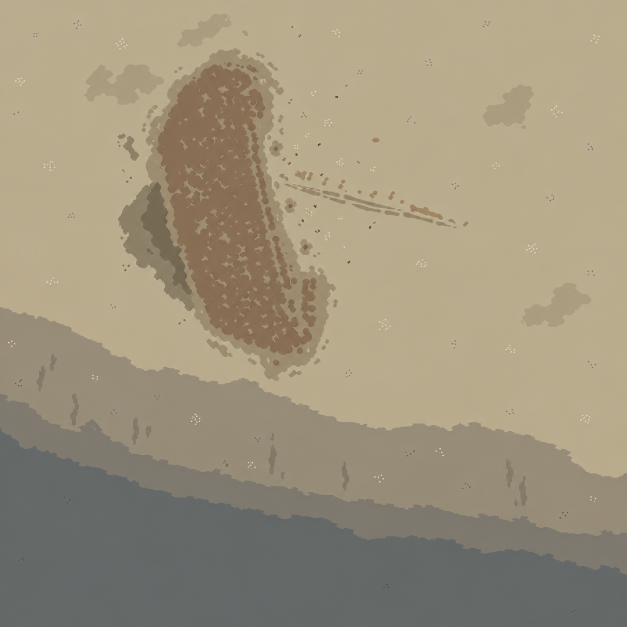
#> input picture salvage/game/素材/地-沉船场地/work/generated.png, 1254 x 1254 px, found by its file name (shown at 1/2 size); the run also reads 1 picture not shown here
$ python finish-before-recut.py
#> lines starting #> are read from the running program, lines starting #| are printed output that depends on the picture; after the words box and inside, x2 and y2 are one past the last pixel; in counts of white or black regions, pixels touching at a corner belong together
from PIL import Image, ImageDraw, ImageCms, ImageFilter
import numpy as np
from scipy import ndimage as ndi
from pathlib import Path
import json, math
R=Path('/Users/vinaygao/Projects/sunken-debt/salvage/game/素材')
N=2048; S=N/48; rng=np.random.default_rng(2718)
base=Image.open(R/'基准/场地-底色.png').convert('RGB')
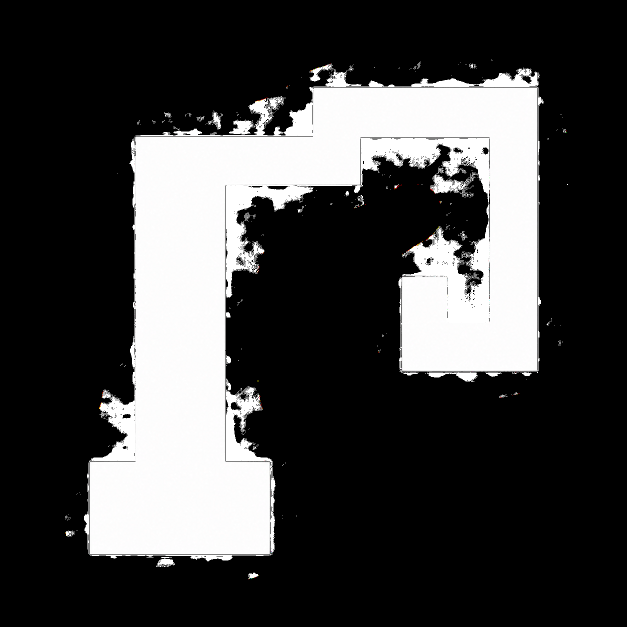
#> base: PIL image 1254x1254 RGB (shown at 1/2 size); mean R, G, B 64.8, 64.7, 64.7
im=base.copy(); d=ImageDraw.Draw(im)
def px(x,z):return (round((x+14)*S),round((z+8)*S))
def poly(points,c):
#> called with c = '#5C5445'
 global im,d
 mask=Image.new('L',(N,N));md=ImageDraw.Draw(mask);md.polygon([px(*p) for p in points],fill=255)
#> after `mask = Image.new('L', (N, N))`: mask: PIL image 2048x2048 L; every value is 0
 # Irregular flat material edges on a 3px grid, without shaded contour bands.
 arr=np.asarray(mask)>0
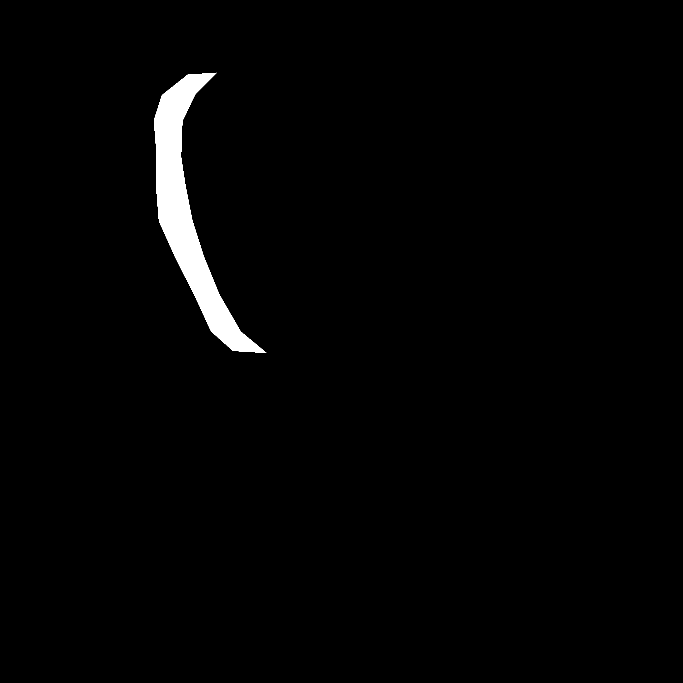
#> arr: shape (2048, 2048) bool (shown at 1/3 size); 1.7% white; 1 white region, box (x1, y1, x2, y2) and area: (462, 218, 799, 1059) 72090
 signed=ndi.distance_transform_edt(arr)-ndi.distance_transform_edt(~arr)
 coarse=Image.fromarray(rng.integers(0,256,(70,70),dtype=np.uint8)).resize((N,N),Image.Resampling.BICUBIC)
 perturb=(np.asarray(coarse).astype(float)-127.5)/127.5*18
 m=Image.fromarray(((signed+perturb)>0).astype('uint8')*255).resize((683,683),Image.Resampling.NEAREST).resize((N,N),Image.Resampling.NEAREST)
#> m: PIL image 2048x2048 L; 1.8% white; 1 white region, box (x1, y1, x2, y2) and area: (450, 207, 810, 1073) 73713
 im=Image.composite(Image.new('RGB',(N,N),c),im,m);d=ImageDraw.Draw(im)

def chip(x,y,c,size=None):
 w=int(rng.integers(3,5)) if size is None else size
 d.rectangle((int(x),int(y),int(x)+w-1,int(y)+w-1),fill=c)
def cluster(x,z,n=12,rad=20,kind='sand'):
 cx,cy=px(x,z)
 for k in range(n):
  a=rng.uniform(0,2*math.pi);r=rad*math.sqrt(rng.random());xx=cx+math.cos(a)*r;yy=cy+math.sin(a)*r
  c=rng.choice(['#DBD6BD','#B8AE96','#A8A394'] if kind=='sand' else ['#A8A394','#9A9482','#5C5445'])
  chip(xx,yy,c)
# West scour follows the actual western hull contour; angular earth, no shaded lip.
west=[(1.2,-2.9),(-.3,-1.4),(-1.2,.5),(-1.3,3),(-1.0,5),(-.5,7.5),(.3,10),(1.4,12.7),(2.9,15.3),(4.7,16.8)]
outer=[(x-2.0-.32*math.sin(i*1.6),z+.15*math.cos(i)) for i,(x,z) in enumerate(west)]
poly(west+outer[::-1],'#5C5445')
# Irregular wet sand immediately east of wreck.
east=[(4.6,-3.0),(5.5,-1.7),(5.7,.5),(5.8,3.1),(6.4,6),(7.0,8.6),(7.7,11.7),(8.2,14.1),(9.2,16.5)]
poly(east+[(x+1.25+.22*math.sin(i*1.7),z) for i,(x,z) in enumerate(east)][::-1],'#94856B')
#> call 2 of poly, with c = '#94856B'
#> in poly (call 2), `arr=np.asarray(mask)>0`: arr: shape (2048, 2048) bool; 1.1% white; 1 white region, box (x1, y1, x2, y2) and area: (794, 213, 1052, 1046) 45126
#> in poly (call 2), `coarse=Image.fromarray(rng.integers(0,256,(70,70),dtype=np.uint8)).res..`:
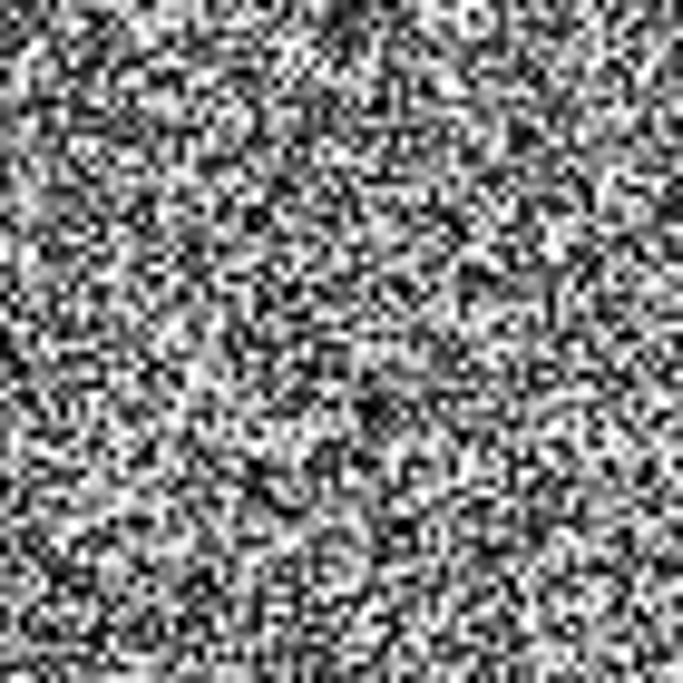
#> coarse: PIL image 2048x2048 L (shown at 1/3 size); min 0, max 255, mean 128.9
#> in poly (call 2), `m=Image.fromarray(((signed+perturb)>0).astype('uint8')*255).resize((68..`: m: PIL image 2048x2048 L; 1.1% white; 1 white region, box (x1, y1, x2, y2) and area: (801, 198, 1049, 1037) 46849
# Buried hull footprint, no painted timbers or cargo silhouettes.
hull=[(2.8,-3.7),(4.6,-3),(5.5,-1.7),(5.7,.5),(5.8,3.1),(6.4,6),(7,8.6),(7.7,11.7),(8.2,14.1),(9.2,16.5),(8.1,17.1),(6.4,17.0),(4.7,16.8),(2.9,15.3),(1.4,12.7),(.3,10),(-.5,7.5),(-1,5),(-1.3,3),(-1.2,.5),(-.3,-1.4),(1.2,-2.9)]
poly(hull,'#6E6555')
#> call 3 of poly, with c = '#6E6555'
#> in poly (call 3), `arr=np.asarray(mask)>0`: arr: shape (2048, 2048) bool; 5.7% white; 1 white region, box (x1, y1, x2, y2) and area: (542, 183, 991, 1072) 238868
#> in poly (call 3), `signed=ndi.distance_transform_edt(arr)-ndi.distance_transform_edt(~arr)`:
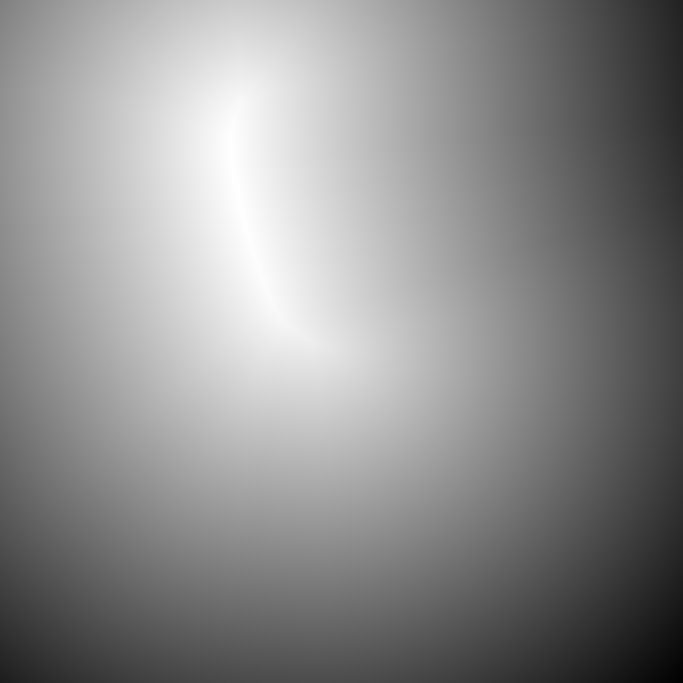
#> signed: shape (2048, 2048) float64 (shown at 1/3 size); min -1456.5, max 151.2, mean -560.9; drawn with min black and max white
#> in poly (call 3), `coarse=Image.fromarray(rng.integers(0,256,(70,70),dtype=np.uint8)).res..`:
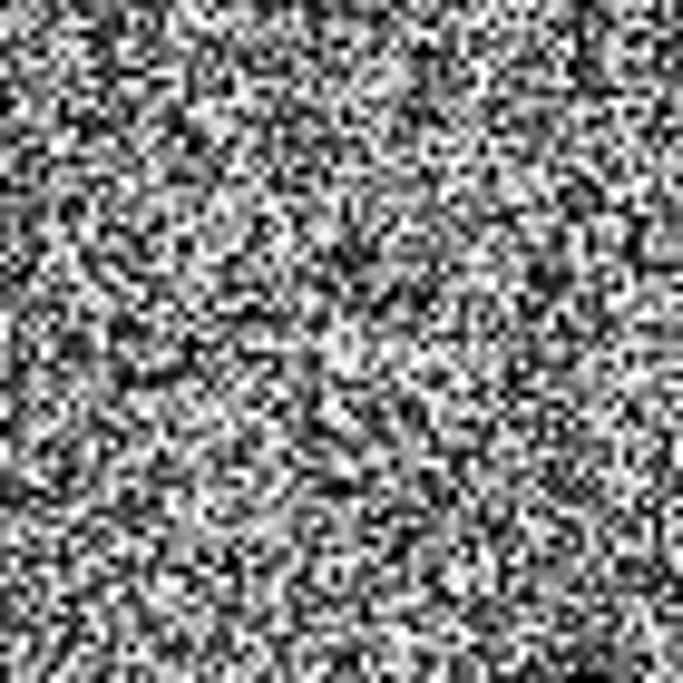
#> coarse: PIL image 2048x2048 L (shown at 1/3 size); min 0, max 255, mean 128.7
#> in poly (call 3), `m=Image.fromarray(((signed+perturb)>0).astype('uint8')*255).resize((68..`: m: PIL image 2048x2048 L; 5.7% white; 1 white region, box (x1, y1, x2, y2) and area: (531, 189, 1005, 1070) 240996
#> in poly (call 3), `im = Image.composite(Image.new('RGB', (N, N), c), im, m)`:
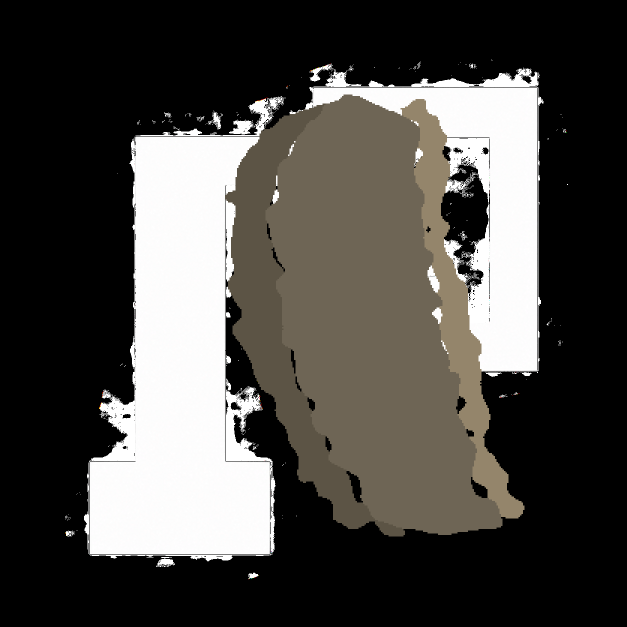
#> im: PIL image 1254x1254 RGB (shown at 1/2 size); mean R, G, B 74.6, 72.5, 68.7
# Small irregular patches break up disturbed ground, avoiding a uniform artificial outline.
for _ in range(210):
 x=rng.uniform(5.8,11.8);z=rng.uniform(-1,16)
 if x<6.3+.19*z or x>8.2+.19*z:continue
 cx,cy=px(x,z); w=int(rng.integers(5,18)); h=int(rng.integers(4,11))
 d.polygon([(cx,cy),(cx+w,cy),(cx+w+3,cy+h//2),(cx+w-3,cy+h),(cx-3,cy+h-3)],fill=rng.choice(['#94856B','#8B7D65','#81735E']))
# Use generated image's shell/pebble placement; remove all generated broad areas and artifacts.
gen=np.asarray(Image.open('work/generated.png').convert('RGB')).astype(float)
bright=(gen[:,:,0]>198)&(gen[:,:,1]>191)&(gen[:,:,2]>163)
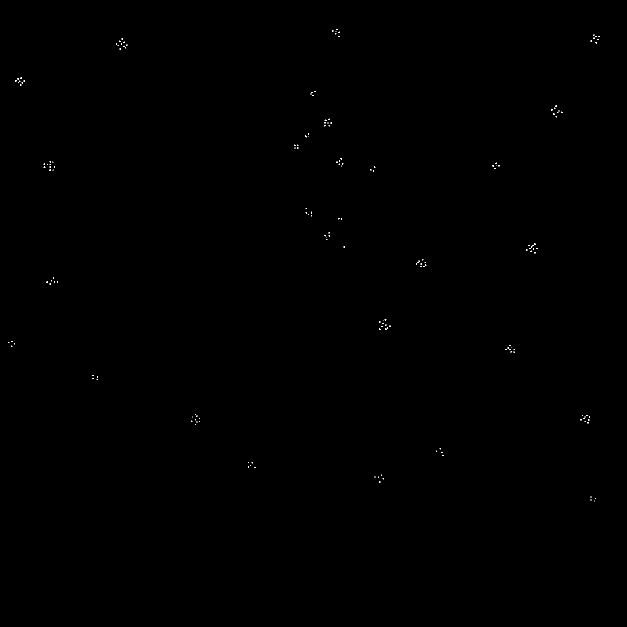
#> bright: shape (1254, 1254) bool (shown at 1/2 size); 0.06% white in thin lines or dots, all inside (x1, y1, x2, y2) = (16, 58, 1199, 1003)
labs,n=ndi.label(bright)
#> labs: shape (1254, 1254) int32; 184 distinct labels, from 0 to 183
#> n = 183
kept=0
for sl in ndi.find_objects(labs):
 if sl is None:continue
 yy,xx=sl;w=xx.stop-xx.start;h=yy.stop-yy.start
 if not (1<=w<=6 and 1<=h<=6):continue
 x=(xx.start+xx.stop)/2/gen.shape[1]*N;y=(yy.start+yy.stop)/2/gen.shape[0]*N
 wx=x/S-14;z=y/S-8
 if z>29 or (-3<wx<10 and -4<z<18):continue
 chip(x,y,rng.choice(['#DBD6BD','#B8AE96','#A8A394']));kept+=1
#> this loop made 183 passes
#> (h, x, y, wx, z) on passes 1 to 3: (2, 1101.6, 96.36, 11.82, -5.74), (3, 1086.9, 102.1, 11.47, -5.61), (1, 1097.5, 103.7, 11.72, -5.57)
#> after the loop, kept = 163
# Sand reference density: about ten shell clusters per 1024 square, plus sparse pebble groups.
for _ in range(32):
 x=rng.uniform(-13.5,33.5);z=rng.uniform(-7.5,22)
 if x<12 and x>-4 and z<18:continue
 cluster(x,z,int(rng.integers(13,29)),int(rng.integers(12,22)))
#> this loop made 32 passes
#> (x, z, cx in cluster, cy in cluster) on passes 1, 4, 7, 8, 9, 11, 12, 15: (24.85, 11.73, 1658, 842), (26.43, -1.15, 1725, 292), (-9.47, 9.9, 193, 764), (27.41, 16.48, 1767, 1045), (-9.55, 10.33, 190, 782), (17.64, 8.84, 1350, 718), (-11.89, 16.03, 90, 1025), (-10.28, 12.92, 159, 893)
#> (x, z) on passes 2, 3, 5, 6, 10, 13: (-3.69, -6.63), (11.39, 14.65), (9.35, 16.1), (6.09, 10.83), (-2.16, 17.91), (0.852, 3.6)
for _ in range(62):
 x=rng.uniform(-13.8,33.8);z=rng.uniform(-7.8,24)
 if -3<x<10 and -4<z<18:continue
 cx,cy=px(x,z)
 for _ in range(int(rng.integers(2,7))):chip(cx+rng.uniform(-9,9),cy+rng.uniform(-9,9),rng.choice(['#8A8C86','#A8A394','#9A9076']))
# Tiny scattered fragments, not potsherds; each speck is exactly 3 or 4 pixels.
for _ in range(430):
 x=rng.uniform(7,12);z=rng.uniform(0,10);cx,cy=px(x,z)
 chip(cx,cy,rng.choice(['#DBD6BD','#573D26','#6E6555','#94856B'],p=[.24,.24,.32,.20]))
# Pebbles at base of scour.
for _ in range(58):
 i=int(rng.integers(1,len(west)-1));x,z=west[i];cx,cy=px(x-rng.uniform(.5,1.7),z+rng.uniform(-.5,.5));chip(cx,cy,rng.choice(['#8A8C86','#A8A394','#786E5C']))
# Mast groove: center 0.6m is clean earth, two banks each 0.4m wide.
a=np.array([10.2,4.3]);b=np.array([22.1,8.2]);v=b-a;normal=np.array([-v[1],v[0]])/np.linalg.norm(v)
for sign in [-1,1]:
 bank=[tuple(a+normal*.3*sign),tuple(b+normal*.3*sign),tuple(b+normal*.7*sign),tuple(a+normal*.7*sign)]
 d.polygon([px(*p) for p in bank],fill='#94856B')
# Crab paired scrapes on a curved path, 4x2 each, spacing 7 px.
p0=np.array(px(7.9,3.2),float);p1=np.array(px(8.8,5.3),float);p2=np.array(px(9.2,7.7),float)
t=np.linspace(0,1,1200); pts=(1-t[:,None])**2*p0+2*(1-t[:,None])*t[:,None]*p1+t[:,None]**2*p2
for x,z in [(7.9,3.2),(8.8,5.3),(9.2,7.7)]:
 cx,cy=px(x,z);d.polygon([(cx-6,cy-8),(cx+6,cy-7),(cx+9,cy),(cx+4,cy+8),(cx-7,cy+6),(cx-9,cy-2)],fill='#6E6555')
acc=0
for i in range(1,len(pts)):
 acc+=np.linalg.norm(pts[i]-pts[i-1])
 if acc<7:continue
 acc=0;cx,cy=pts[i]
 for sign in [-1,1]:
  x=round(cx+sign*5);y=round(cy);d.rectangle((x,y,x+3,y+1),fill='#6E6555')
# Sparse downhill mud streaks, exactly 6-10 px across and 2-4m long.
for _ in range(30):
 x=rng.uniform(-13,33);z=rng.uniform(16.5,27);cx,cy=px(x,z);w=int(rng.integers(6,11));ln=round(rng.uniform(2,4)*S)
 # Keep the requested mud color where it belongs; sparse broken streaks blend with adjacent ground.
#> (the run stopped early here; a loop or call above may not have finished)
